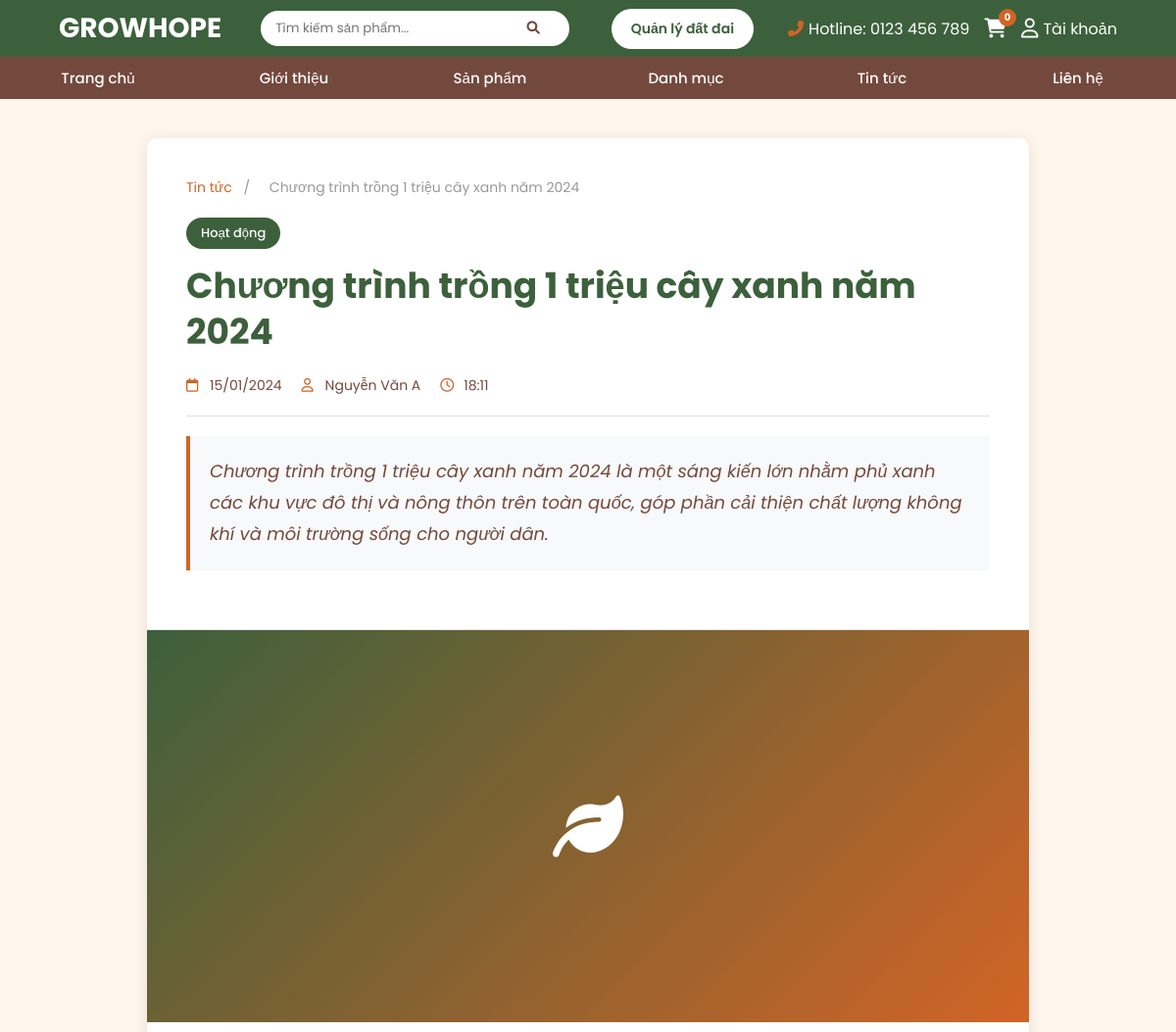
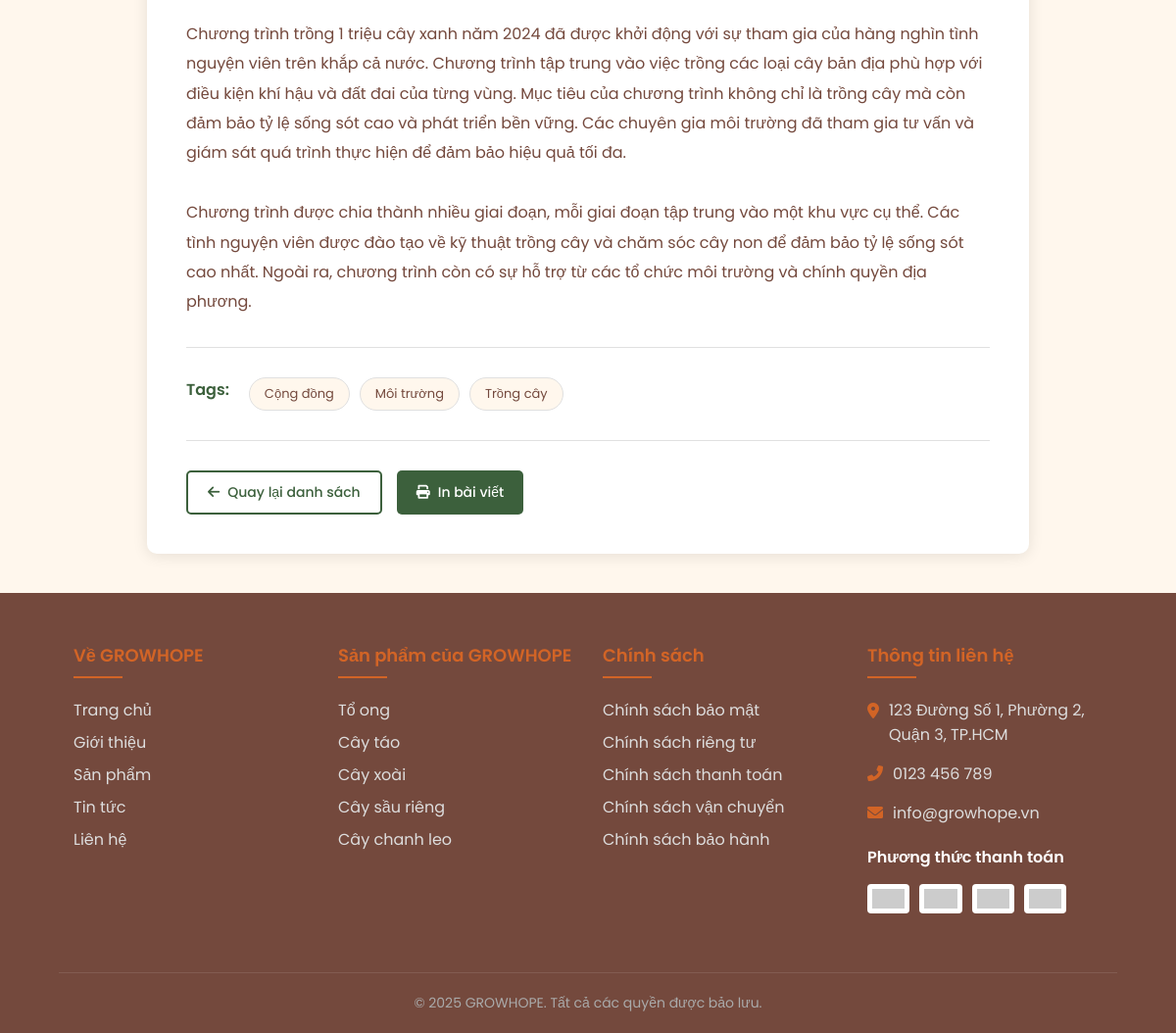
Screenshot of /views/news-detail.php?id=1 with the database file from the repository (2 pictures, top to bottom).
### tables this page shows
CREATE TABLE news (
    news_id INT AUTO_INCREMENT PRIMARY KEY,
    title VARCHAR(255) NOT NULL,
    slug VARCHAR(255) NOT NULL UNIQUE,
    publish_date DATE NOT NULL,
    author VARCHAR(255) NOT NULL,
    category VARCHAR(255) NOT NULL,
    excerpt TEXT,
    description TEXT,
    content LONGTEXT,
    created_at TIMESTAMP DEFAULT CURRENT_TIMESTAMP
);

### views/news-detail.php (the view, shortened to what this page needs)
<?php
require_once '../includes/database.php';
try {
    $pdo = getPDO();
} catch (RuntimeException $e) {
    $pdo = null;
}
$news_id = isset($_GET['id']) ? (int) $_GET['id'] : 0;
$newsStmt = $pdo->prepare('SELECT news_id, title, slug, publish_date, created_at, author, category, excerpt, description, content
                            FROM news
                            WHERE news_id = :id');
$newsStmt->bindValue(':id', $news_id, PDO::PARAM_INT);
$newsStmt->execute();
$article = $newsStmt->fetch();
$tagStmt = $pdo->prepare('SELECT tag FROM news_tags WHERE news_id = :id ORDER BY tag ASC');
$tagStmt->bindValue(':id', $news_id, PDO::PARAM_INT);
$tagStmt->execute();
$article_tags = $tagStmt->fetchAll(PDO::FETCH_COLUMN);
include '../includes/header.php';
?>
<div class="news-detail-container">
    <div class="news-detail-wrapper">
        <div class="news-detail-header">
            <div class="news-breadcrumb">
                    <a href="<?php echo BASE_URL; ?>/public/news.php">Tin tức</a>
                <span>/</span>
                <span><?php echo htmlspecialchars($article['title']); ?></span>
            </div>
            <div class="news-category"><?php echo htmlspecialchars($article['category']); ?></div>
            <h1 class="news-title"><?php echo htmlspecialchars($article['title']); ?></h1>
            <div class="news-meta">
                <div class="news-meta-item">
                    <i class="far fa-calendar"></i>
                    <span><?php echo date(DATE_FORMAT, strtotime($article['publish_date'])); ?></span>
                </div>
                <div class="news-meta-item">
                    <i class="far fa-user"></i>
                    <span><?php echo htmlspecialchars($article['author']); ?></span>
                </div>
                <div class="news-meta-item">
                    <i class="far fa-clock"></i>
                    <span><?php echo date('H:i', strtotime($article['created_at'] ?? $article['publish_date'])); ?></span>
                </div>
            </div>
            <?php if (!empty($article['description'])): ?>
            <div class="news-description">
                <?php echo htmlspecialchars($article['description']); ?>
            </div>
            <?php endif; ?>
        </div>
        <div class="news-image">
            <i class="fas fa-leaf"></i>
        </div>
        <div class="news-content">
            <div class="news-body">
                <?php echo nl2br(htmlspecialchars($article['content'])); ?>
            </div>
            <?php if (!empty($article_tags)): ?>
            <div class="news-tags">
                <span class="news-tags-label">Tags:</span>
                <?php foreach ($article_tags as $tag): ?>
                    <a href="<?php echo BASE_URL; ?>/public/news.php?tag=<?php echo urlencode($tag); ?>" class="news-tag">
                        <?php echo htmlspecialchars($tag); ?>
                    </a>
                <?php endforeach; ?>
            </div>
            <?php endif; ?>
            <div class="news-actions">
                <a href="<?php echo BASE_URL; ?>/public/news.php" class="news-action-btn secondary">
                    <i class="fas fa-arrow-left"></i>
                    Quay lại danh sách
                </a>
                <a href="#" class="news-action-btn" onclick="window.print(); return false;">
                    <i class="fas fa-print"></i>
                    In bài viết
                </a>
            </div>
        </div>
    </div>
</div>
<?php include '../includes/footer.php'; ?>

### rows the page displays
news: title "Chương trình trồng 1 triệu cây xanh năm 2024", category "Hoạt động", publish_date "15/01/2024", author "Nguyễn Văn A", created_at "18:11", description "Chương trình trồng 1 triệu cây xanh năm 2024 là một sáng kiến lớn nhằm phủ xanh các khu vực đô thị và nông thôn trên toàn quốc, góp phần cải thiện chất lượng không khí và môi trường sống cho người dân.", content "Chương trình trồng 1 triệu cây xanh năm 2024 đã được khởi động với sự tham gia của hàng nghìn tình nguyện viên trên khắp cả nước. Chương trình tập trung vào việc trồng các loại cây bản địa phù hợp với điều kiện khí hậu và đất đai của từng vùng. Mục tiêu của chương trình không chỉ là trồng cây mà còn đảm bảo tỷ lệ sống sót cao và phát triển bền vững. Các chuyên gia môi trường đã tham gia tư vấn và giám sát quá trình thực hiện để đảm bảo hiệu quả tối đa. Chương trình được chia thành nhiều giai đoạn, mỗi giai đoạn tập trung vào một khu vực cụ thể. Các tình nguyện viên được đào tạo về kỹ thuật trồng cây và chăm sóc cây non để đảm bảo tỷ lệ sống sót cao nhất. Ngoài ra, chương trình còn có sự hỗ…"

### other values shown
BRAND_NAME "GROWHOPE"
CONTACT_HOTLINE "0123 456 789"
$tag "Cộng đồng"
$tag "Môi trường"
$tag "Trồng cây"
CONTACT_ADDRESS "123 Đường Số 1, Phường 2, Quận 3, TP.HCM"
CONTACT_PHONE "0123 456 789"
CONTACT_EMAIL "info@growhope.vn"
